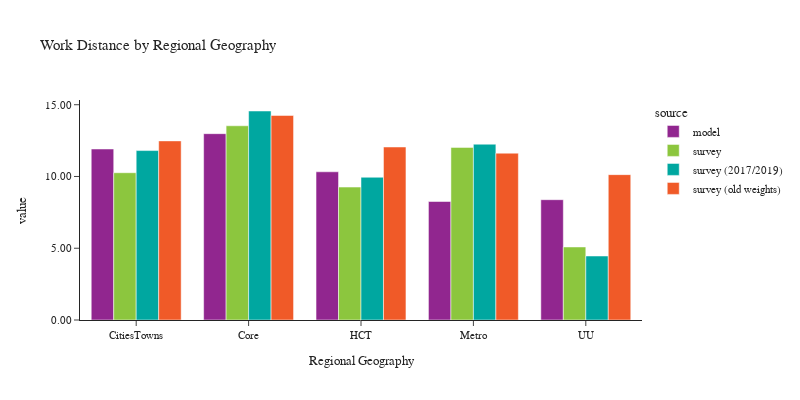

Source (notebook cell):
### Code cell
plot_work_location(df_workers, 'rg_proposed_work', 'Regional Geography', 'Regional Geography')

### Figure 1 — Plotly figure (JSON) as saved in the notebook; plotly's stock layout.template omitted (floating-point values rounded to 4 significant figures)
{"data": [{"alignmentgroup": "True", "customdata": [[48369], [305535], [122560], [672753], [14525]], "hovertemplate": "source=model<br>rg_proposed_work=%{x}<br>value=%{y}<br>sample count=%{customdata[0]}<extra></extra>", "legendgroup": "model", "marker": {"color": "#91268F", "pattern": {"shape": ""}}, "name": "model", "offsetgroup": "model", "orientation": "v", "showlegend": true, "textposition": "auto", "type": "bar", "x": ["CitiesTowns", "Core", "HCT", "Metro", "UU"], "xaxis": "x", "y": [11.91, 12.98, 10.33, 8.257, 8.383], "yaxis": "y"}, {"alignmentgroup": "True", "customdata": [[340], [813], [469], [699], [58]], "hovertemplate": "source=survey<br>rg_proposed_work=%{x}<br>value=%{y}<br>sample count=%{customdata[0]}<extra></extra>", "legendgroup": "survey", "marker": {"color": "#8CC63E", "pattern": {"shape": ""}}, "name": "survey", "offsetgroup": "survey", "orientation": "v", "showlegend": true, "textposition": "auto", "type": "bar", "x": ["CitiesTowns", "Core", "HCT", "Metro", "UU"], "xaxis": "x", "y": [10.26, 13.53, 9.262, 12.03, 5.089], "yaxis": "y"}, {"alignmentgroup": "True", "customdata": [[319], [767], [451], [676], [56]], "hovertemplate": "source=survey (2017/2019)<br>rg_proposed_work=%{x}<br>value=%{y}<br>sample count=%{customdata[0]}<extra></extra>", "legendgroup": "survey (2017/2019)", "marker": {"color": "#00A7A0", "pattern": {"shape": ""}}, "name": "survey (2017/2019)", "offsetgroup": "survey (2017/2019)", "orientation": "v", "showlegend": true, "textposition": "auto", "type": "bar", "x": ["CitiesTowns", "Core", "HCT", "Metro", "UU"], "xaxis": "x", "y": [11.81, 14.56, 9.946, 12.25, 4.459], "yaxis": "y"}, {"alignmentgroup": "True", "customdata": [[852], [1813], [911], [1521], [111]], "hovertemplate": "source=survey (old weights)<br>rg_proposed_work=%{x}<br>value=%{y}<br>sample count=%{customdata[0]}<extra></extra>", "legendgroup": "survey (old weights)", "marker": {"color": "#F05A28", "pattern": {"shape": ""}}, "name": "survey (old weights)", "offsetgroup": "survey (old weights)", "orientation": "v", "showlegend": true, "textposition": "auto", "type": "bar", "x": ["CitiesTowns", "Core", "HCT", "Metro", "UU"], "xaxis": "x", "y": [12.48, 14.25, 12.05, 11.63, 10.13], "yaxis": "y"}], "layout": {"barmode": "group", "font": {"size": 11}, "height": 400, "legend": {"title": {"text": "source"}, "tracegroupgap": 0}, "title": {"text": "Work Distance by Regional Geography"}, "width": 800, "xaxis": {"anchor": "y", "domain": [0.0, 1.0], "title": {"text": "Regional Geography"}}, "yaxis": {"anchor": "x", "domain": [0.0, 1.0], "tickformat": ".2f", "title": {"text": "value"}}}}
